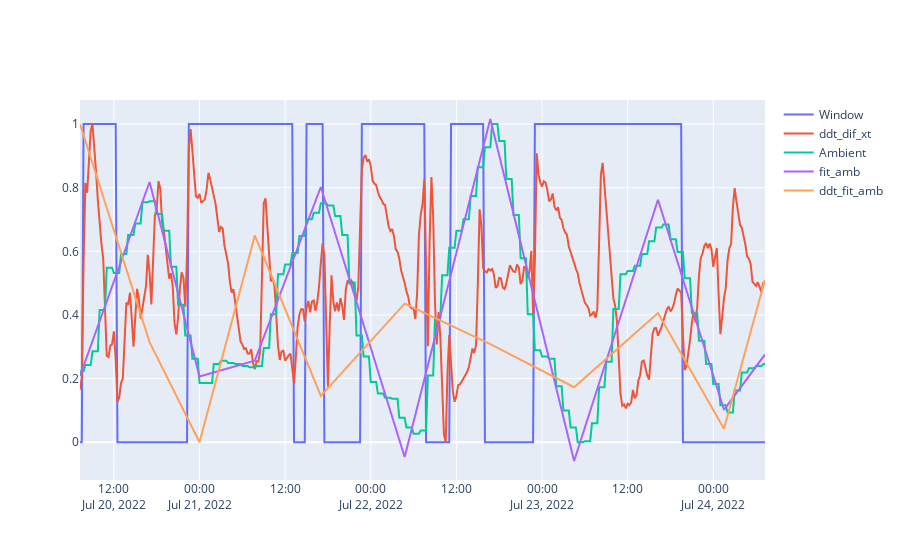

The cell this chart's notebook holds for it:
### Code cell
# normalized temperature 
norm_temp = h.normalize(temp)

# sinusoidal fit to normalized temp (eyeballing )
xt, t = make_fit(series=temp, A=-0.5, w=3.9*(1/(len(temp))), phi=0.8, w_t_var=1)
xt += 0.5

# difference and derivative 
dif_xt = norm_temp - xFot 
ddt_dif_xt= norm_grad(dif_xt)

# ambient temp 
amb = h.normalize(a00["Ambient Temp"])

# piece wise fit to ambient temp  
peak_times = np.arange(4*2) # 4 and a half days represented..
a = 30 + (100/2)*peak_times
a = np.append(a, [(a[1] + a[2])/2])
xsol2, fit_amb = SegmentedLinearReg(n_arr, amb, a)
time_amb_sol = time.iloc[xsol2]


# derivative ambient fit 
ddt_fit_amb = norm_grad(fit_amb)



fig = go.Figure()

fig.add_trace(go.Scatter(
    x=time, y=a01["Window Open"], name="Window", mode='lines',
))


fig.add_trace(go.Scatter(x=time, y=ddt_dif_xt, name="ddt_dif_xt", mode='lines',))

fig.add_trace(go.Scatter( x=time, y=amb,  name="Ambient", mode='lines',))

# fig.add_trace(go.Scatter( x=time,y=ddt_amb, name="ddt_Ambient", mode='lines',))

# fig.add_trace(go.Scatter( x=time, y=ddt2_amb,name="ddt_Ambient",mode='lines',))

fig.add_trace(go.Scatter( x=time_amb_sol, y=fit_amb, name="fit_amb", mode='lines', ))

fig.add_trace(go.Scatter( x=time_amb_sol, y=ddt_fit_amb, name="ddt_fit_amb", mode='lines', ))

### Figure 1 — Plotly figure (JSON) as saved in the notebook; plotly's stock layout.template omitted (floating-point values rounded to 4 significant figures; data arrays with more than 128 entries replaced by an {"elided": "..."} marker saying what was removed)
{"data": [{"mode": "lines", "name": "Window", "type": "scatter", "x": {"elided": "385 str values"}, "y": {"elided": "385 int values"}}, {"mode": "lines", "name": "ddt_dif_xt", "type": "scatter", "x": {"elided": "385 str values"}, "y": {"elided": "385 float values"}}, {"mode": "lines", "name": "Ambient", "type": "scatter", "x": {"elided": "385 str values"}, "y": {"elided": "385 float values"}}, {"mode": "lines", "name": "fit_amb", "type": "scatter", "x": ["2022-07-20T07:15:00", "2022-07-20T17:00:00", "2022-07-21T00:00:00", "2022-07-21T07:45:00", "2022-07-21T17:00:00", "2022-07-22T04:45:00", "2022-07-22T16:45:00", "2022-07-23T04:30:00", "2022-07-23T16:15:00", "2022-07-24T01:30:00", "2022-07-24T07:15:00"], "y": [0.2081, 0.8179, 0.2064, 0.2561, 0.8021, -0.04641, 1.016, -0.05915, 0.7618, 0.1017, 0.2757]}, {"mode": "lines", "name": "ddt_fit_amb", "type": "scatter", "x": ["2022-07-20T07:15:00", "2022-07-20T17:00:00", "2022-07-21T00:00:00", "2022-07-21T07:45:00", "2022-07-21T17:00:00", "2022-07-22T04:45:00", "2022-07-22T16:45:00", "2022-07-23T04:30:00", "2022-07-23T16:15:00", "2022-07-24T01:30:00", "2022-07-24T07:15:00"], "y": [1, 0.3144, 0, 0.6498, 0.1455, 0.4354, 0.3082, 0.1728, 0.4057, 0.04248, 0.5107]}], "layout": {}}
